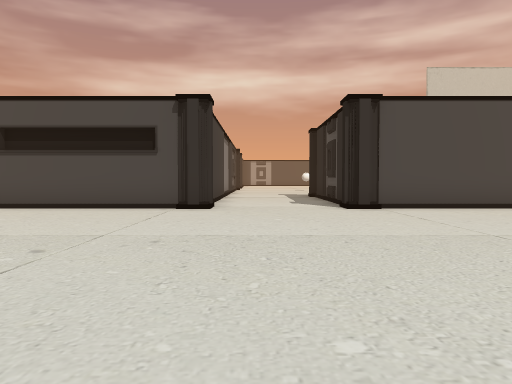
[1] (above)

24 first-person views from a walk through a Unity game level. The camera is 1.3 m above the floor, tilts 2° down and sees 70° across. The floor is counted in squares, 2 m on a side. Each view is taken from the middle of a square. On the plan, view 1 faces up. The plan holds only what a view shows up to about 11 squares ahead; the rest is blank. The place goes on beyond the plan. The player character is not drawn. Some surface patterns are stand-ins.

[2]
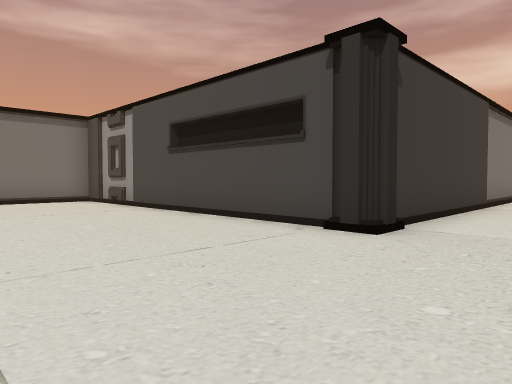

[3]
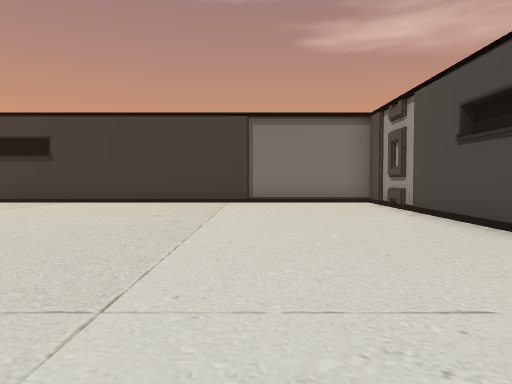

[4]
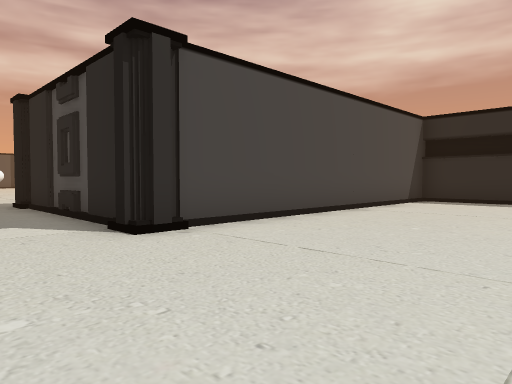

[5]
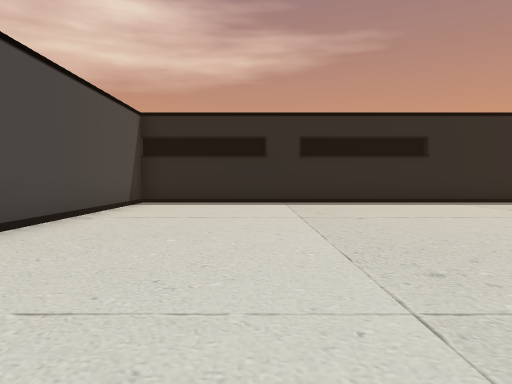

[6]
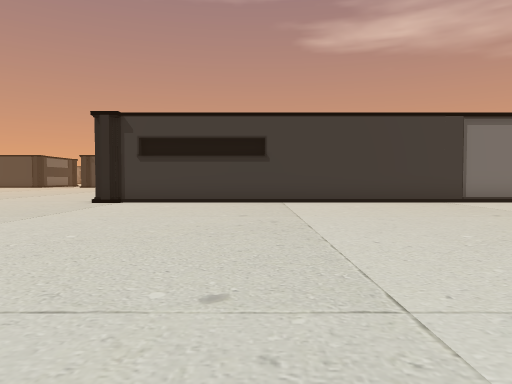

[7]
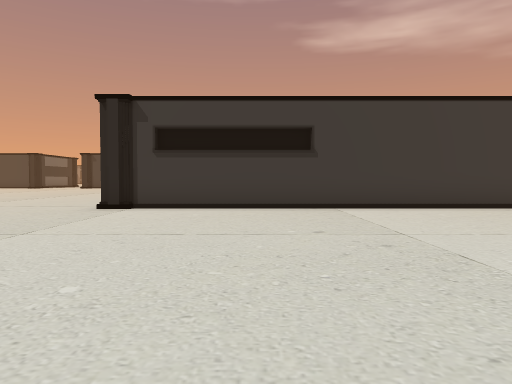

[8]
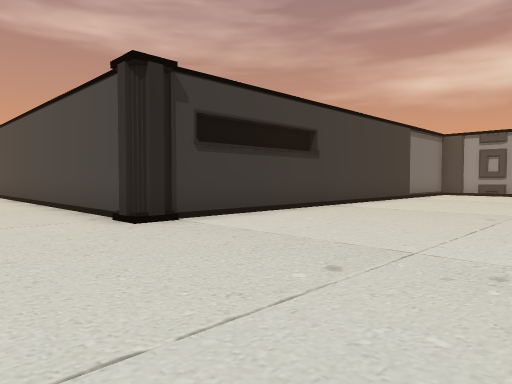

[9]
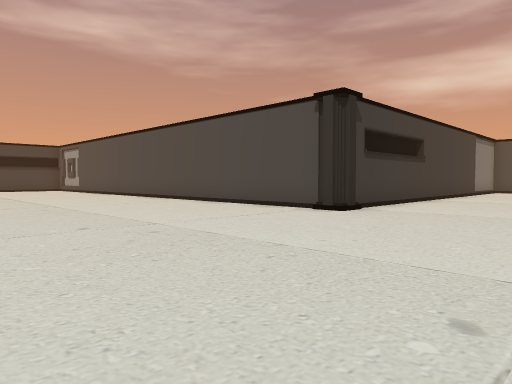

[10]
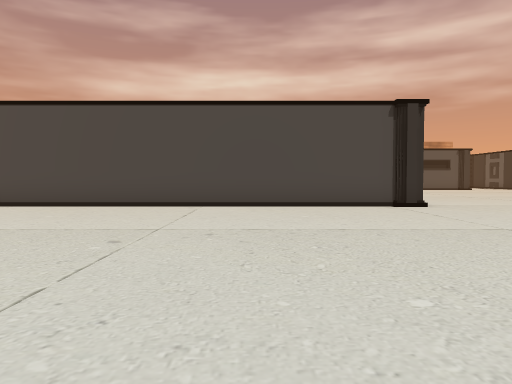

[11]
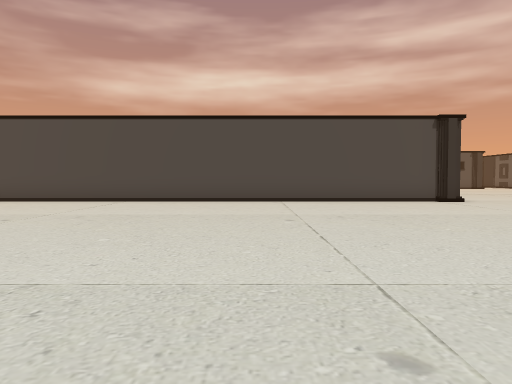

[12]
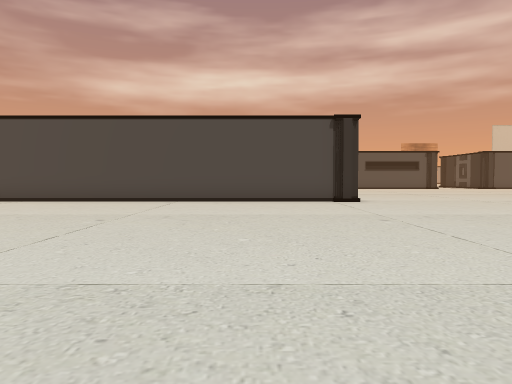

[13]
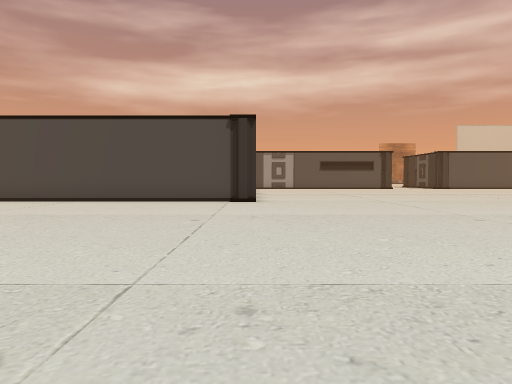

[14]
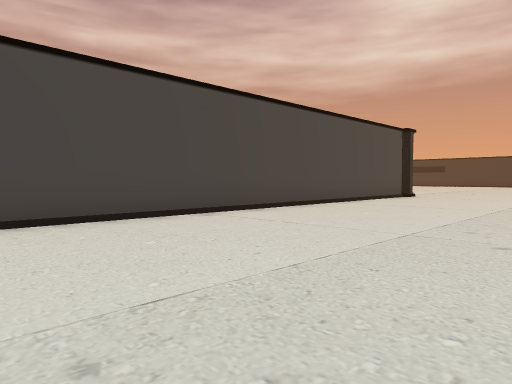

[15]
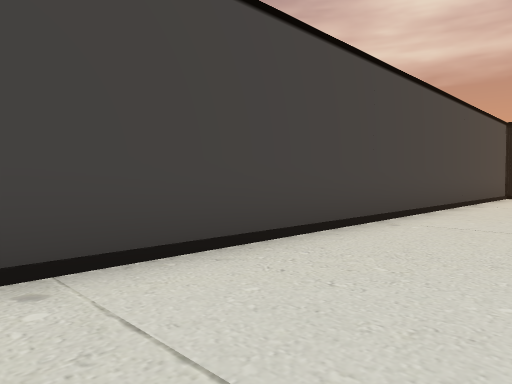

[16]
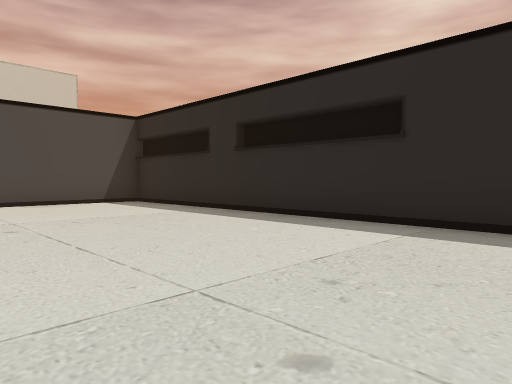

[17]
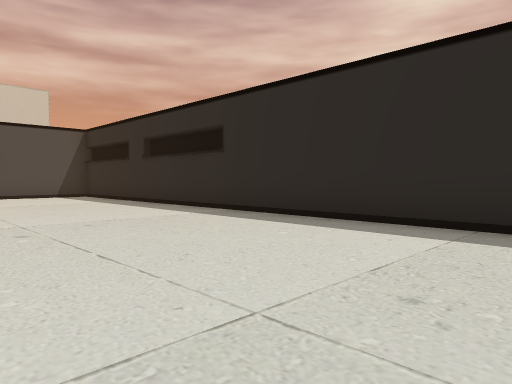

[18]
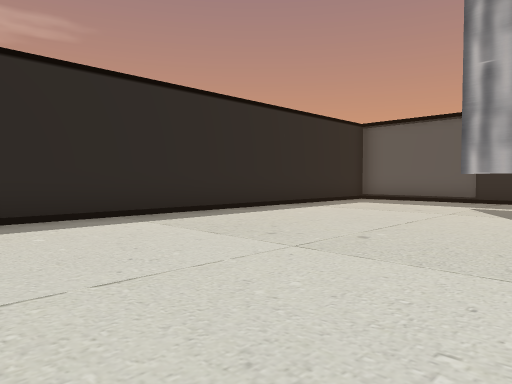

[19]
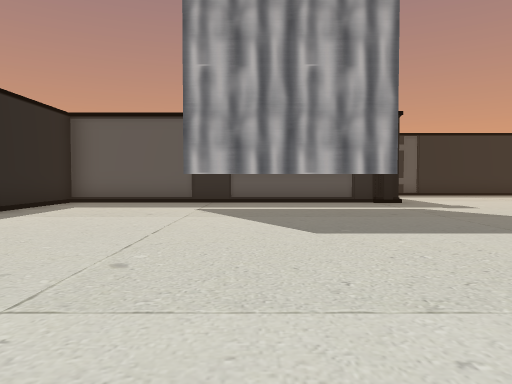

[20]
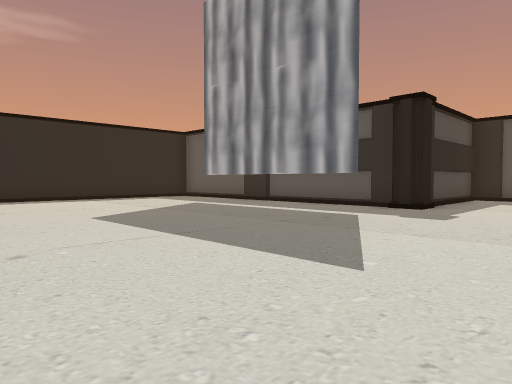

[21]
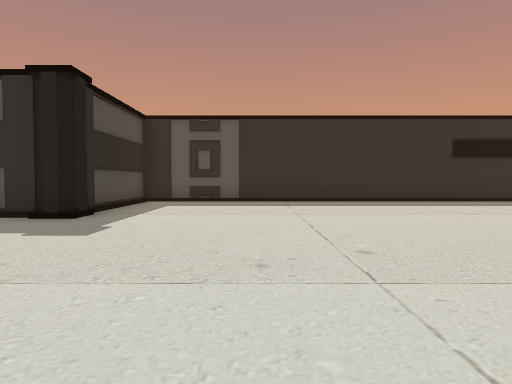

[22]
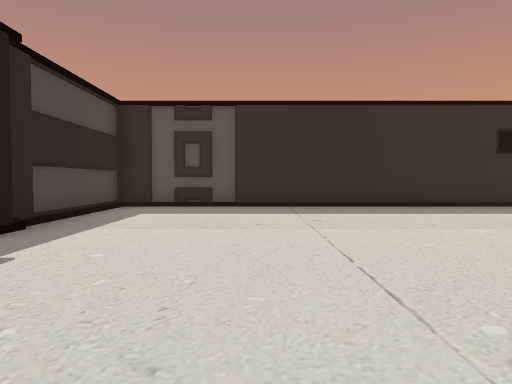

[23]
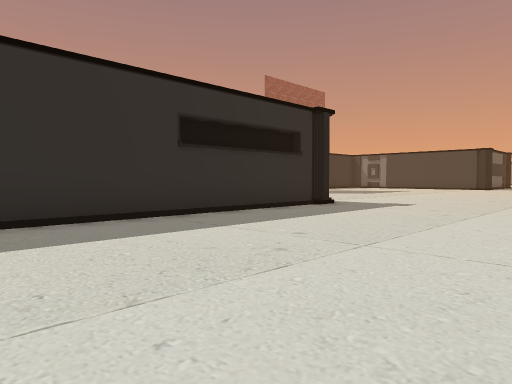

[24]
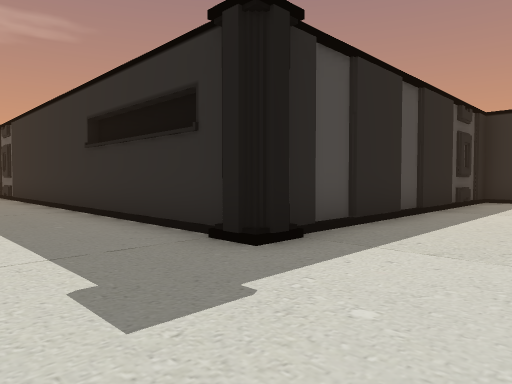

### Floor plan
Key: @ floor where view 1 was taken; # wall or solid block; . floor; T thing the floor can be seen under or through.
Columns run from 25 left of view 1 to 12 right of it. Each row starts with its distance up from view 1.
 11                        #....#
 10                        #....#
  9               ###########..###########
  8               #.........#..#.........#
  7               #......................#
  6               #......................#
  5               #......................#
  4               #......................#
  3               #......................#
  2               #.............  .......#
  1               #............    ......#
  0               #..........@     ......#
 -1               #...........     ......#
 -2               #..........     .......#
 -3               #.........      .......#
 -4               #.......        .......#
 -5 ###############........ .... ........#
 -6 ....................... .............#
 -7 ......................  .............#
 -8 ...................... ..............#
 -9  .................... ...............#
-10  ...................  ...............#
-11  ................... ................#
-12       ......................TTTTT....#
-13        ....................##........#
-14        .....................##########
-15         ....................#
-16          . .................#
-17            .................#
-18            ...###############
-19             ..#
-20             ..#
-21             ..#
-22             ..#
-23             ..#

Positions as (right, up) in squares from view 1, and headings:
1: (0, 0), facing up
2: (1, 4), facing up-left
3: (0, 5), facing left
4: (0, 4), facing up-right
5: (1, 5), facing right
6: (0, -1), facing left
7: (-2, -2), facing left
8: (-5, -8), facing up-left
9: (-6, -12), facing up-left
10: (-14, -14), facing up
11: (-16, -16), facing up
12: (-13, -16), facing up
13: (-10, -16), facing up
14: (-24, -11), facing up-right
15: (-25, -8), facing up-right
16: (6, -2), facing up-right
17: (6, -6), facing up-right
18: (5, -2), facing down-right
19: (6, -3), facing down
20: (-1, -5), facing down-right
21: (-1, -7), facing down
22: (-1, -9), facing down
23: (-3, -12), facing down-left
24: (-14, -15), facing down-right
